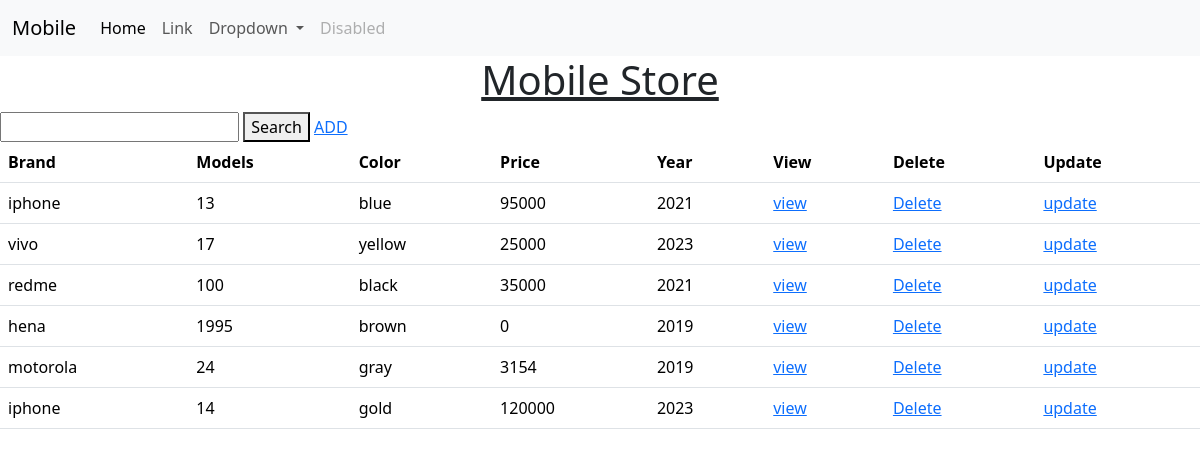
Page /mob_list/ on the committed database.
### features/models.py (models this page shows)
class Mobilemodel(models.Model):
    brand = models.CharField(max_length=20)
    modls= models.CharField(max_length=20)
    color = models.CharField(max_length=20)
    price = models.PositiveIntegerField(null=True)
    year = models.PositiveIntegerField(null=True)

### features/views.py (the view, shortened to what this page needs)
# urls.py: path('mob_list/',MobileList.as_view(),name="det"),
class MobileList(View):
    def get(self, request):
        qs = Mobilemodel.objects.all()
        return render(request, "mob_list.html", {"result": qs})

### features/templates/mob_list.html (shortened to what this page needs)
{% extends 'base.html' %}
{% block body %}
<h1 class="text-center"><u>Mobile Store</u></h1>
<form action="" method="post">
    <input type="text" name="brand">
    <button type="submit">Search</button>
    <a href="{% url 'add' %}">ADD</a>
</form>
<table class="table">
    <tr>
        <th>Brand</th>
        <th>Models</th>
        <th>Color</th>
        <th>Price</th>
        <th>Year</th>
        <th>View</th>
        <th>Delete</th>
        <th>Update</th>
    </tr>
    <tr>
        {% for i in result %}
        <td>{{i.brand}}</td>
        <td>{{i.modls}}</td>
        <td>{{i.color}}</td>
        <td>{{i.price}}</td>
        <td>{{i.year}}</td>
        <td><a href="{% url 'mobile' i.id %}">view</td>
        <td><a href="{% url 'del' i.id %}">Delete</a></td>
        <td><a href="{% url 'edit' i.id %}">update</a></td>
    </tr>
    {% endfor %}
</table>
{% endblock %}

### features/templates/base.html (shortened to what this page needs)
<!DOCTYPE html>
<html lang="en">
<head>
    <link href="https://cdn.jsdelivr.net/npm/bootstrap@5.3.2/dist/css/bootstrap.min.css" rel="stylesheet">
</head>
<body>
    <nav class="navbar navbar-expand-lg bg-body-tertiary">
        <div class="container-fluid">
          <a class="navbar-brand" href="#">Mobile</a>
          <div class="collapse navbar-collapse" id="navbarSupportedContent">
            <ul class="navbar-nav me-auto mb-2 mb-lg-0">
              <li class="nav-item">
                <a class="nav-link active" aria-current="page" href="#">Home</a>
              </li>
              <li class="nav-item">
                <a class="nav-link" href="#">Link</a>
              </li>
              <li class="nav-item dropdown">
                <a class="nav-link dropdown-toggle" href="#" role="button" data-bs-toggle="dropdown" aria-expanded="false">
                  Dropdown
                </a>
              </li>
              <li class="nav-item">
                <a class="nav-link disabled" aria-disabled="true">Disabled</a>
              </li>
            </ul>
          </div>
        </div>
      </nav>
    {% block body %}
    {% endblock %}
</body>
</html>

### rows in the picture
Mobilemodel: brand "iphone", modls "13", color "blue", price "95000", year "2021"
Mobilemodel: brand "vivo", modls "17", color "yellow", price "25000", year "2023"
Mobilemodel: brand "redme", modls "100", color "black", price "35000", year "2021"
Mobilemodel: brand "hena", modls "1995", color "brown", price "0", year "2019"
Mobilemodel: brand "motorola", modls "24", color "gray", price "3154", year "2019"
Mobilemodel: brand "iphone", modls "14", color "gold", price "120000", year "2023"
